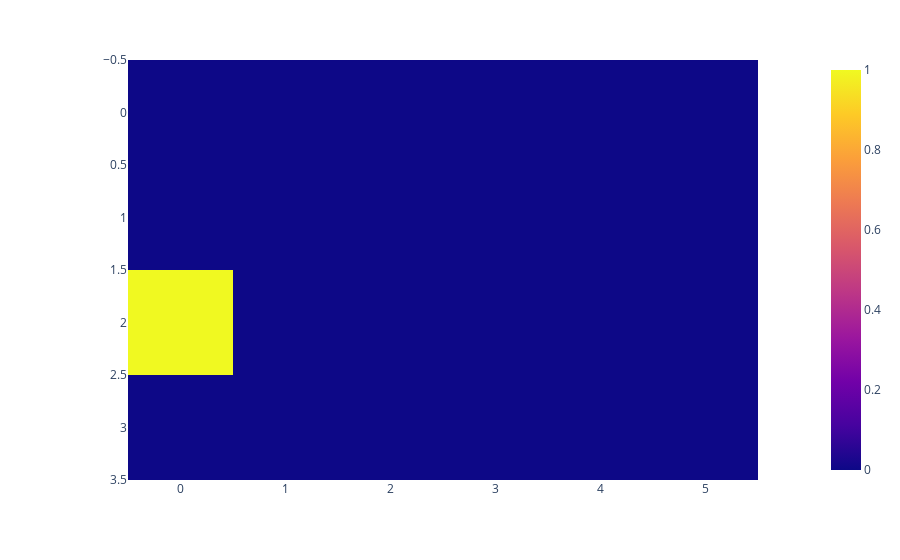

The notebook cell saved with this chart:
### Code cell
# 
# -- heatmap rondon position_to_tile
# 
import numpy as np
import plotly.express as px
from head_motion_prediction.Utils import *
from exp_voroni import *
TILES_WIDTH, TILES_HEIGHT = 6, 4
# traces = get_traces_one_video_all_users()
# traces = get_traces_one_video_one_user()
traces = get_traces_one_video_one_user()[:1]
heatmap = []
for i in traces:
    heatmap.append(from_position_to_tile(eulerian_in_range(*cartesian_to_eulerian(i[0], i[1], i[2])),
                                         TILES_WIDTH, TILES_HEIGHT))
print("traces sum: " + str(traces.shape[0]))
print("reqs sum: " + str(np.sum(heatmap)))
px.imshow(np.sum(heatmap, axis=0))

### Figure 1 — Plotly figure (JSON) as saved in the notebook; plotly's stock layout.template omitted (floating-point values rounded to 4 significant figures)
{"data": [{"coloraxis": "coloraxis", "hovertemplate": "x: %{x}<br>y: %{y}<br>color: %{z}<extra></extra>", "name": "0", "type": "heatmap", "xaxis": "x", "yaxis": "y", "z": [[0, 0, 0, 0, 0, 0], [0, 0, 0, 0, 0, 0], [1, 0, 0, 0, 0, 0], [0, 0, 0, 0, 0, 0]]}], "layout": {"coloraxis": {"colorscale": [[0, "#0d0887"], [0.1111, "#46039f"], [0.2222, "#7201a8"], [0.3333, "#9c179e"], [0.4444, "#bd3786"], [0.5556, "#d8576b"], [0.6667, "#ed7953"], [0.7778, "#fb9f3a"], [0.8889, "#fdca26"], [1, "#f0f921"]]}, "margin": {"t": 60}, "xaxis": {"anchor": "y", "constrain": "domain", "domain": [0, 1], "scaleanchor": "y"}, "yaxis": {"anchor": "x", "autorange": "reversed", "constrain": "domain", "domain": [0, 1]}}}
